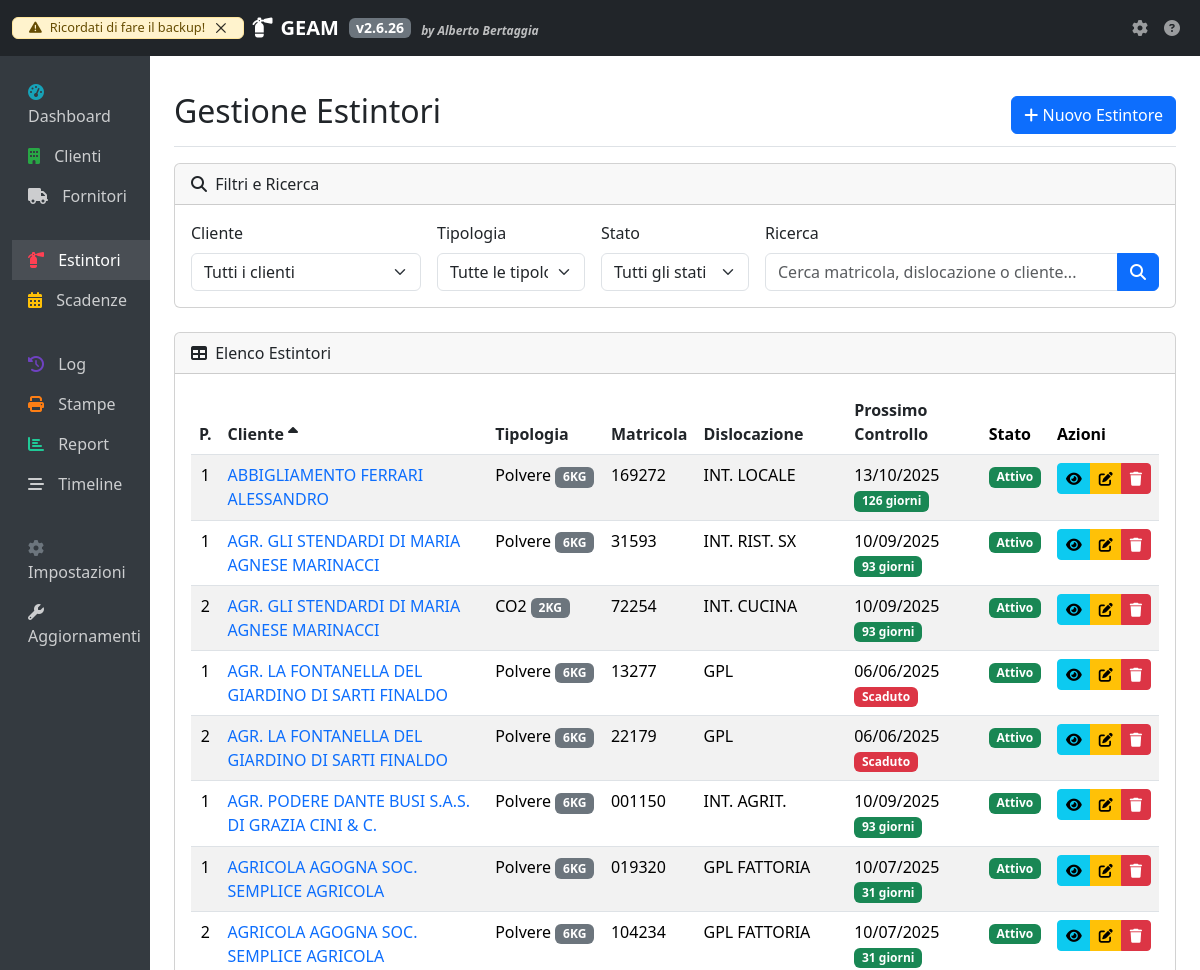
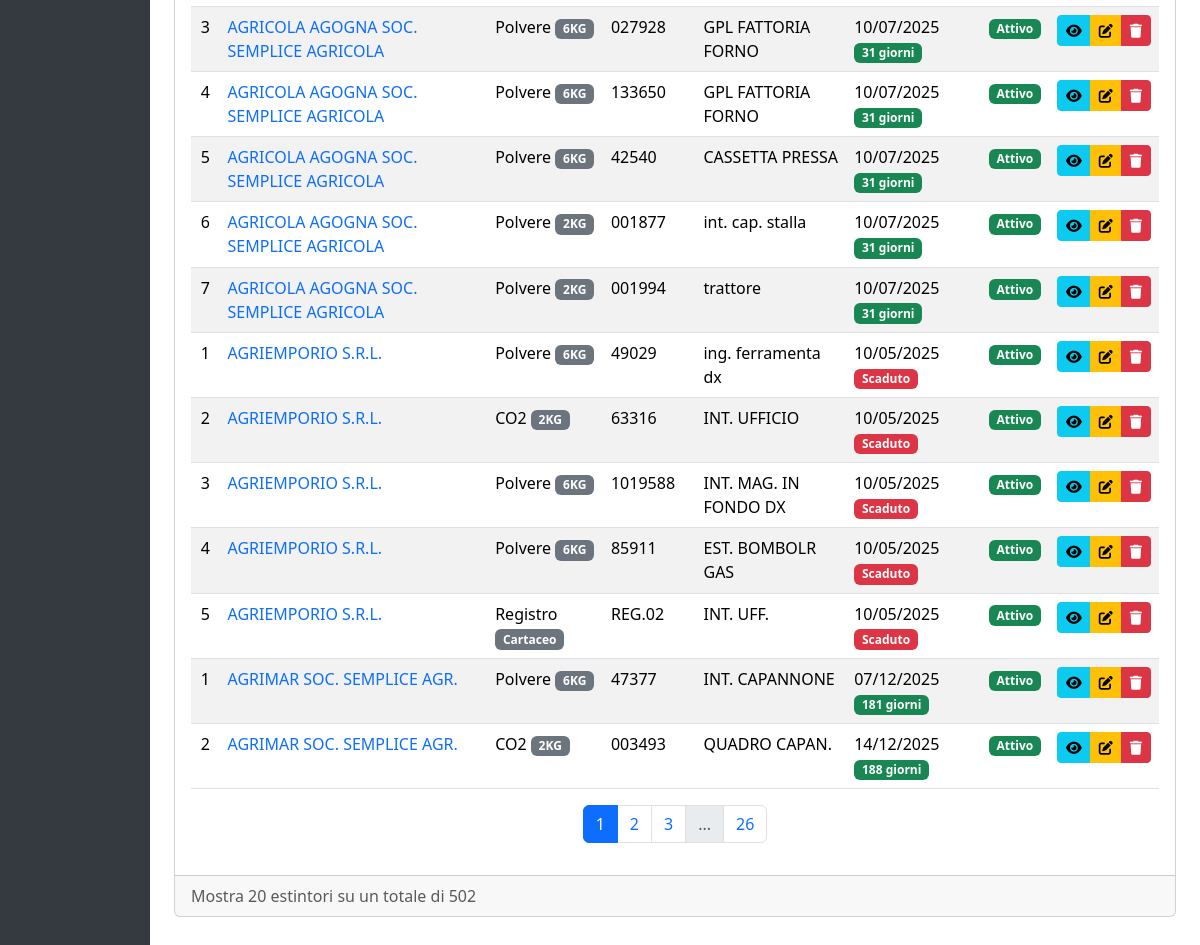
The app's page /estintori/, older data (2 pictures, top to bottom).
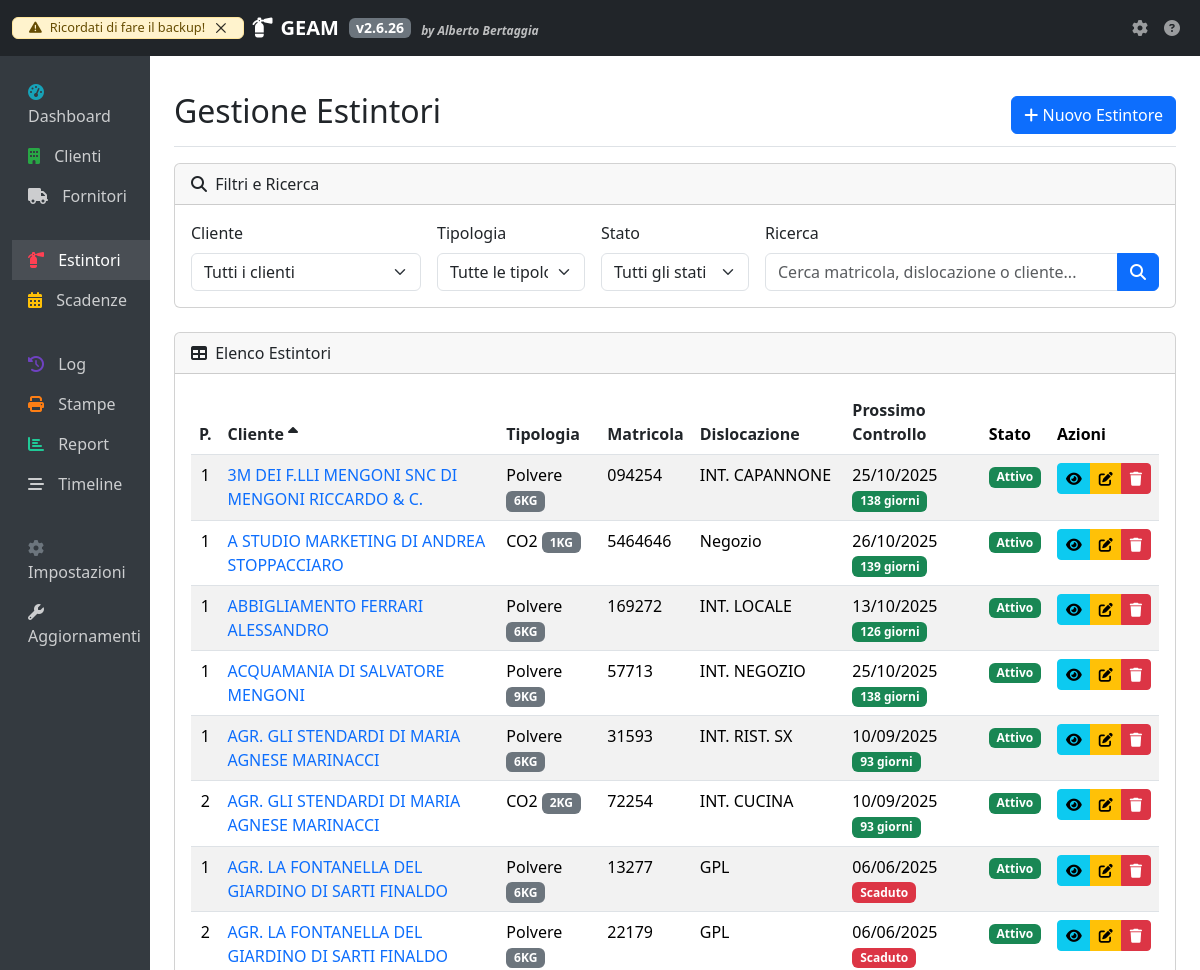
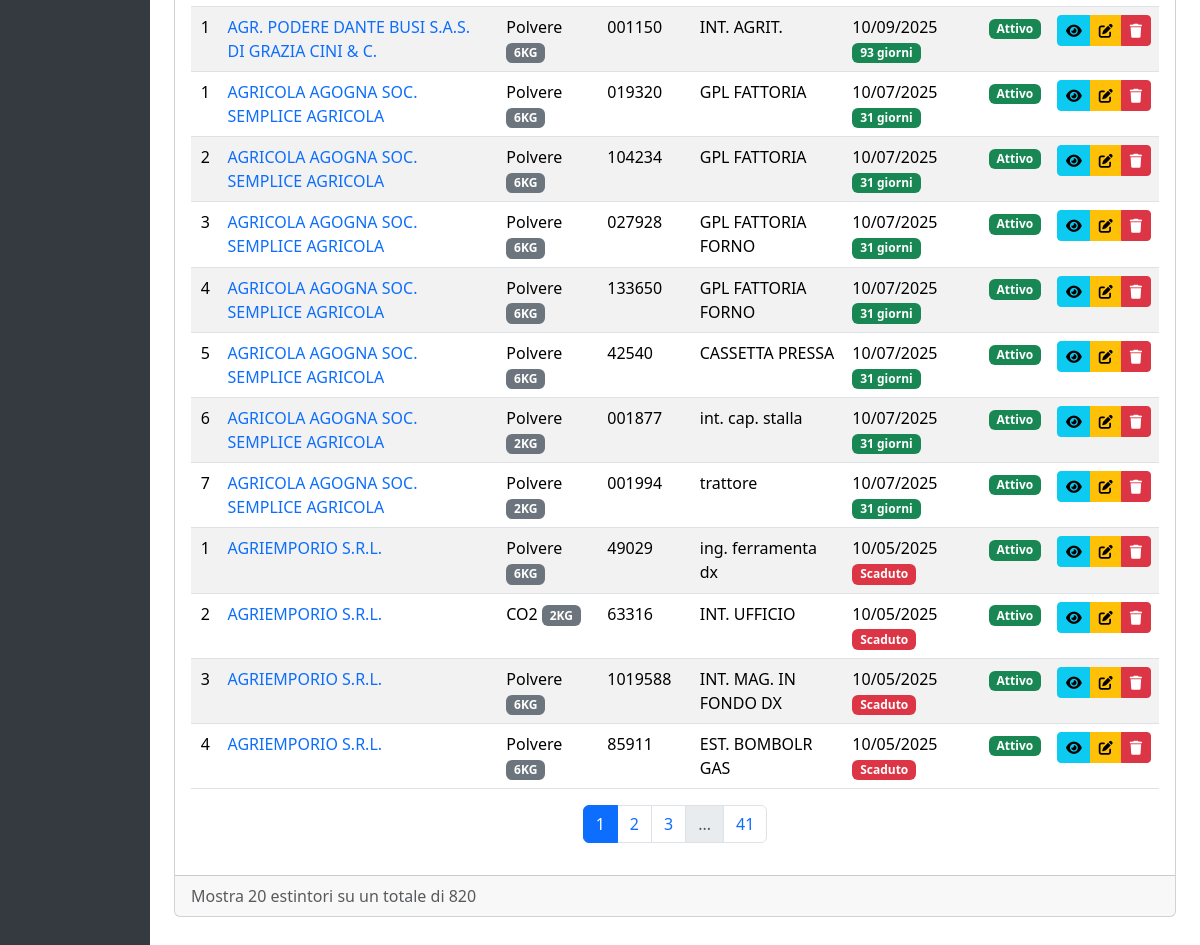
The same page, newer data (2 pictures, top to bottom).
### app/models/estintore.py (models this page shows, shortened)
class Estintore(db.Model):
    __tablename__ = 'estintori'
    id = db.Column(db.Integer, primary_key=True)
    cliente_id = db.Column(db.Integer, db.ForeignKey('clienti.id', ondelete='CASCADE'), nullable=False)
    tipologia = db.Column(db.String(50), nullable=False)
    marca = db.Column(db.String(50), nullable=False)
    matricola = db.Column(db.String(50), nullable=False, unique=True)
    dislocazione = db.Column(db.String(150), nullable=False)
    postazione = db.Column(db.Integer, nullable=False)
    suffisso_postazione = db.Column(db.String(10), nullable=True)
    capacita = db.Column(db.String(20), nullable=False)
    data_fabbricazione = db.Column(db.String(7), nullable=False)  # Formato MM/YYYY
    data_installazione = db.Column(db.Date, nullable=False)
    data_controllo = db.Column(db.Date, nullable=False)
    data_revisione = db.Column(db.Date, nullable=True)
    data_collaudo = db.Column(db.Date, nullable=True)
    stato = db.Column(db.String(20), nullable=False, default='Attivo')
    coordinate = db.Column(db.String(100))
    note = db.Column(db.Text)
    created_at = db.Column(db.DateTime, default=datetime.utcnow)
    updated_at = db.Column(db.DateTime, default=datetime.utcnow, onupdate=datetime.utcnow)
    CAPACITA_PER_TIPOLOGIA = {
    'CO2': ['1KG', '2KG', '3KG', '4KG', '5KG', '6KG', '9KG', '12KG'],
    'Polvere': ['1KG', '2KG', '3KG', '4KG', '5KG', '6KG', '9KG', '12KG'],
    'Idrico': ['2L', '4L', '6L', '9L', '12L'],  # Modificato da KG a L
    'Carrello Polvere': ['1KG', '2KG', '3KG', '4KG', '5KG', '6KG', '9KG', '12KG', '25KG', '30KG', '50KG'],
    'Carrello Idrico': ['30L', '50L'],  # Modificato da KG a L
    'NASPO UNI25': ['20MT', '25MT', '30MT'],
    'Idrante UNI45': ['20MT', '25MT', '30MT'],
    'Idrante UNI70': ['20MT', '25MT', '30MT'],
    'Porta REI': ['1 Anta', '2 Ante', 'Scorrevole'],
    'Automatico Polvere': ['1KG', '2KG', '3KG', '4KG', '5KG', '6KG', '9KG', '12KG'],
    'Automatico Idrico': ['6L'],  # Modificato da KG a L
    'CPS': ['Grande', 'Piccola'],
    'Registro': ['Cartaceo', 'Digitale'],
    'Altro': ['1KG', '2KG', '3KG', '4KG', '5KG', '6KG', '9KG', '12KG', '25KG', '30KG', '50KG',
             '1L', '2L', '3L', '4L', '5L', '6L', '9L', '12L', '25L', '30L', '50L',  # Aggiunto L
             '20MT', '25MT', '30MT', '1 Anta', '2 Ante', 'Scorrevole',
             'Grande', 'Piccola', 'Cartaceo', 'Digitale', 'Altro']
    }

### app/models/cliente.py (models this page shows, shortened)
class Cliente(db.Model):
    __tablename__ = 'clienti'
    id = db.Column(db.Integer, primary_key=True)
    azienda = db.Column(db.String(100), unique=True, nullable=False, index=True)
    indirizzo = db.Column(db.String(150), nullable=False)
    cap = db.Column(db.String(5), nullable=False)
    provincia = db.Column(db.String(2), nullable=False)
    comune = db.Column(db.String(100), nullable=False)
    zona = db.Column(db.String(100), nullable=False)
    tipologia = db.Column(db.String(20), nullable=False)
    telefono = db.Column(db.String(20))
    cellulare = db.Column(db.String(15))
    email = db.Column(db.String(120))
    coordinate = db.Column(db.String(100))
    note = db.Column(db.Text)
    created_at = db.Column(db.DateTime, default=datetime.utcnow)
    updated_at = db.Column(db.DateTime, default=datetime.utcnow, onupdate=datetime.utcnow)
    estintori = db.relationship('Estintore', backref='cliente', lazy='dynamic', cascade='all, delete-orphan')

### app/views/estintori.py (the view, shortened to what this page needs)
@estintori_bp.route('/')
def index():
    page = request.args.get('page', 1, type=int)
    per_page = 20
    cliente_id = request.args.get('cliente_id', None, type=int)
    tipologia = request.args.get('tipologia', None)
    stato = request.args.get('stato', None)
    search = request.args.get('search', '')
    query = Estintore.query.join(Cliente)
    if cliente_id:
        query = query.filter(Estintore.cliente_id == cliente_id)
    if tipologia:
        query = query.filter(Estintore.tipologia == tipologia)
    if stato:
        query = query.filter(Estintore.stato == stato)
    sort_by = request.args.get('sort_by', 'cliente')
    order = request.args.get('order', 'asc')
    if sort_by == 'cliente':
        if order == 'asc':
            query = query.order_by(Cliente.azienda.asc())
        else:
            query = query.order_by(Cliente.azienda.desc())
    else:
        if order == 'asc':
            query = query.order_by(getattr(Estintore, sort_by).asc())
        else:
            query = query.order_by(getattr(Estintore, sort_by).desc())
    estintori = query.paginate(page=page, per_page=per_page)
    cliente_filtrato = None
    if cliente_id:
        cliente_filtrato = Cliente.query.get_or_404(cliente_id)
    tipologie = db.session.query(Estintore.tipologia).distinct().all()
    tipologie = [t[0] for t in tipologie]
    clienti = Cliente.query.order_by(Cliente.azienda).all()
    from datetime import datetime
    oggi = datetime.now()
    return render_template('estintori/index.html',
                          estintori=estintori,
                          search=search,
                          sort_by=sort_by,
                          order=order,
                          cliente_id=cliente_id,
                          cliente_filtrato=cliente_filtrato,
                          tipologie=tipologie,
                          tipologia_filtrata=tipologia,
                          stato_filtrato=stato,
                          clienti=clienti,
                          now=oggi)

### app/version.py (called while the page is built, shortened)
def get_config_path():
    instance_path = current_app.instance_path
    return os.path.join(instance_path, CONFIG_FILE)

def load_config():
    config_path = get_config_path()
    try:
        with open(config_path, 'r') as f:
            return json.load(f)
    except Exception as e:
        current_app.logger.error(f"Errore nel caricamento della configurazione: {str(e)}")
        return {
            "version": {
                "major": 1,
                "minor": 0,
                "patch": 0
            },
            "last_update": datetime.datetime.now().strftime('%Y-%m-%d %H:%M:%S')
        }

def get_version():
    config = load_config()
    version = config.get('version', {"major": 1, "minor": 0, "patch": 0})
    return f"{version['major']}.{version['minor']}.{version['patch']}"

### app/templates/estintori/index.html (shortened to what the changed rows need)
{% extends "base.html" %}
{% block page_title %}
  {% if cliente_filtrato %}
    Estintori di: {{ cliente_filtrato.azienda }}
  {% else %}
    Gestione Estintori
  {% endif %}
{% endblock %}
{% block content %}
<div class="card mb-4">
  <div class="card-header">
    <i class="fas fa-table me-1"></i>
    Elenco Estintori
  </div>
  <div class="card-body">
    <div class="table-responsive">
      <table class="table table-striped table-hover">
        <thead>
          <tr>
            <th>
              <a href="{{ url_for('estintori.index', sort_by='postazione', order='asc' if sort_by == 'postazione' and order == 'desc' else 'desc', search=search, cliente_id=cliente_id, tipologia=tipologia_filtrata, stato=stato_filtrato) }}" class="text-decoration-none text-dark">
                P.
              </a>
            </th>
            <th>
              <a href="{{ url_for('estintori.index', sort_by='cliente', order='asc' if sort_by == 'cliente' and order == 'desc' else 'desc', search=search, cliente_id=cliente_id, tipologia=tipologia_filtrata, stato=stato_filtrato) }}" class="text-decoration-none text-dark">
                Cliente
                {% if sort_by == 'cliente' %}
                  <i class="fas fa-sort-{{ 'up' if order == 'asc' else 'down' }}"></i>
                {% endif %}
              </a>
            </th>
            <th>
              <a href="{{ url_for('estintori.index', sort_by='tipologia', order='asc' if sort_by == 'tipologia' and order == 'desc' else 'desc', search=search, cliente_id=cliente_id, tipologia=tipologia_filtrata, stato=stato_filtrato) }}" class="text-decoration-none text-dark">
                Tipologia
              </a>
            </th>
            <th>
              <a href="{{ url_for('estintori.index', sort_by='matricola', order='asc' if sort_by == 'matricola' and order == 'desc' else 'desc', search=search, cliente_id=cliente_id, tipologia=tipologia_filtrata, stato=stato_filtrato) }}" class="text-decoration-none text-dark">
                Matricola
              </a>
            </th>
            <th>
              <a href="{{ url_for('estintori.index', sort_by='dislocazione', order='asc' if sort_by == 'dislocazione' and order == 'desc' else 'desc', search=search, cliente_id=cliente_id, tipologia=tipologia_filtrata, stato=stato_filtrato) }}" class="text-decoration-none text-dark">
                Dislocazione
              </a>
            </th>
            <th>
              <a href="{{ url_for('estintori.index', sort_by='data_controllo', order='asc' if sort_by == 'data_controllo' and order == 'desc' else 'desc', search=search, cliente_id=cliente_id, tipologia=tipologia_filtrata, stato=stato_filtrato) }}" class="text-decoration-none text-dark">
                Prossimo Controllo
              </a>
            </th>
            <th>Stato</th>
            <th>Azioni</th>
          </tr>
        </thead>
        <tbody>
          {% for estintore in estintori.items %}
          <tr>
            <td class="text-center">{{ estintore.postazione }}{% if estintore.suffisso_postazione %}/{{ estintore.suffisso_postazione }}{% endif %}</td>
            <td>
              {% if not cliente_id %}
              <a href="{{ url_for('clienti.visualizza', id=estintore.cliente_id) }}" class="text-decoration-none">
                {{ estintore.cliente.azienda }}
              </a>
              {% else %}
                {{ estintore.cliente.azienda }}
              {% endif %}
            </td>
            <td>
              {{ estintore.tipologia }}
              <span class="badge bg-secondary">{{ estintore.capacita }}</span>
            </td>
            <td>{{ estintore.matricola }}</td>
            <td>{{ estintore.dislocazione }}</td>
            <td>
              {{ estintore.data_controllo.strftime('%d/%m/%Y') }}
              {% set giorni_rimanenti = (estintore.data_controllo - now.date()).days %}
              {% if giorni_rimanenti < 0 %}
                <span class="badge bg-danger">Scaduto</span>
              {% elif giorni_rimanenti <= 30 %}
                <span class="badge bg-warning">{{ giorni_rimanenti }} giorni</span>
              {% else %}
                <span class="badge bg-success">{{ giorni_rimanenti }} giorni</span>
              {% endif %}
            </td>
            <td>
              {% if estintore.stato == 'Attivo' %}
                <span class="badge bg-success">{{ estintore.stato }}</span>
              {% else %}
                <span class="badge bg-warning">{{ estintore.stato }}</span>
              {% endif %}
            </td>
            <td>
              <div class="btn-group">
                <a href="{{ url_for('estintori.visualizza', id=estintore.id) }}" class="btn btn-sm btn-info btn-icon" title="Visualizza">
                  <i class="fas fa-eye"></i>
                </a>
                <a href="{{ url_for('estintori.modifica', id=estintore.id) }}" class="btn btn-sm btn-warning btn-icon" title="Modifica">
                  <i class="fas fa-edit"></i>
                </a>
                <button type="button" class="btn btn-sm btn-danger btn-icon"
                        onclick="confermaEliminazione('{{ estintore.tipologia }} - {{ estintore.matricola }}', '{{ url_for('estintori.elimina', id=estintore.id) }}')"
                        title="Elimina">
                  <i class="fas fa-trash"></i>
                </button>
              </div>
            </td>
          </tr>
          {% endfor %}
        </tbody>
      </table>
    </div>
    {% if estintori.pages > 1 %}
    <nav aria-label="Paginazione estintori">
      <ul class="pagination justify-content-center">
        {% for page_num in estintori.iter_pages(left_edge=1, right_edge=1, left_current=2, right_current=2) %}
          {% if page_num %}
            {% if page_num == estintori.page %}
            <li class="page-item active">
              <span class="page-link">{{ page_num }}</span>
            </li>
            {% else %}
            <li class="page-item">
              <a class="page-link" href="{{ url_for('estintori.index', page=page_num, search=search, cliente_id=cliente_id, tipologia=tipologia_filtrata, stato=stato_filtrato, sort_by=sort_by, order=order) }}">{{ page_num }}</a>
            </li>
            {% endif %}
          {% else %}
            <li class="page-item disabled">
              <span class="page-link">...</span>
            </li>
          {% endif %}
        {% endfor %}
      </ul>
    </nav>
    {% endif %}
  </div>
  <div class="card-footer text-muted">
    Mostra {{ estintori.items|length }} estintori
    su un totale di {{ estintori.total }}
  </div>
</div>
{% endblock %}

Row changes from the older to the newer data that the page shows:
no longer on this page (row unchanged): Estintore: postazione "5", cliente.azienda "AGRIEMPORIO S.R.L.", tipologia "Registro", capacita "Cartaceo", matricola "REG.02", dislocazione "INT. UFF.", data_controllo "10/05/2025", shows "Scaduto", stato "Attivo"
no longer on this page (row unchanged): Estintore: postazione "1", cliente.azienda "AGRIMAR SOC. SEMPLICE AGR.", tipologia "Polvere", capacita "6KG", matricola "47377", dislocazione "INT. CAPANNONE", data_controllo "07/12/2025", giorni_rimanenti "181", stato "Attivo"
no longer on this page (row unchanged): Estintore: postazione "2", cliente.azienda "AGRIMAR SOC. SEMPLICE AGR.", tipologia "CO2", capacita "2KG", matricola "003493", dislocazione "QUADRO CAPAN.", data_controllo "14/12/2025", giorni_rimanenti "188", stato "Attivo"
added Estintore: postazione "1", cliente.azienda "3M DEI F.LLI MENGONI SNC DI MENGONI RICCARDO & C.", tipologia "Polvere", capacita "6KG", matricola "094254", dislocazione "INT. CAPANNONE", data_controllo "25/10/2025", giorni_rimanenti "138", stato "Attivo"
added Estintore: postazione "1", cliente.azienda "A STUDIO MARKETING DI ANDREA STOPPACCIARO", tipologia "CO2", capacita "1KG", matricola "5464646", dislocazione "Negozio", data_controllo "26/10/2025", giorni_rimanenti "139", stato "Attivo"
added Estintore: postazione "1", cliente.azienda "ACQUAMANIA DI SALVATORE MENGONI", tipologia "Polvere", capacita "9KG", matricola "57713", dislocazione "INT. NEGOZIO", data_controllo "25/10/2025", giorni_rimanenti "138", stato "Attivo"
Text that changed along with them:
{{ estintori.total }}: "502" → "820"
new list line: "41"
list line gone: "26"
